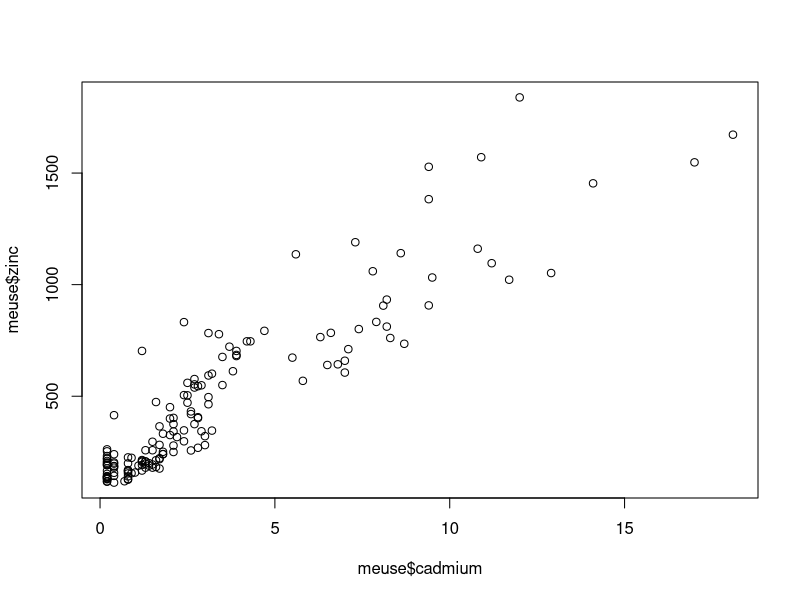
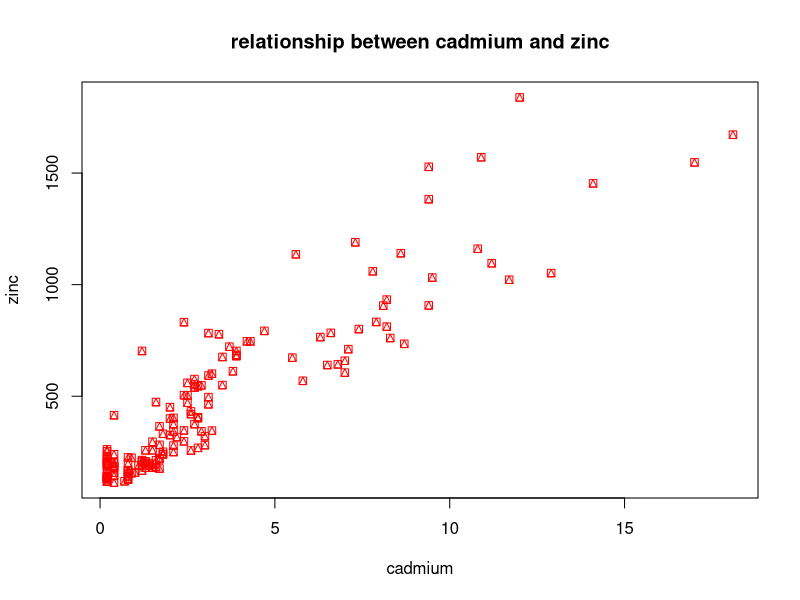
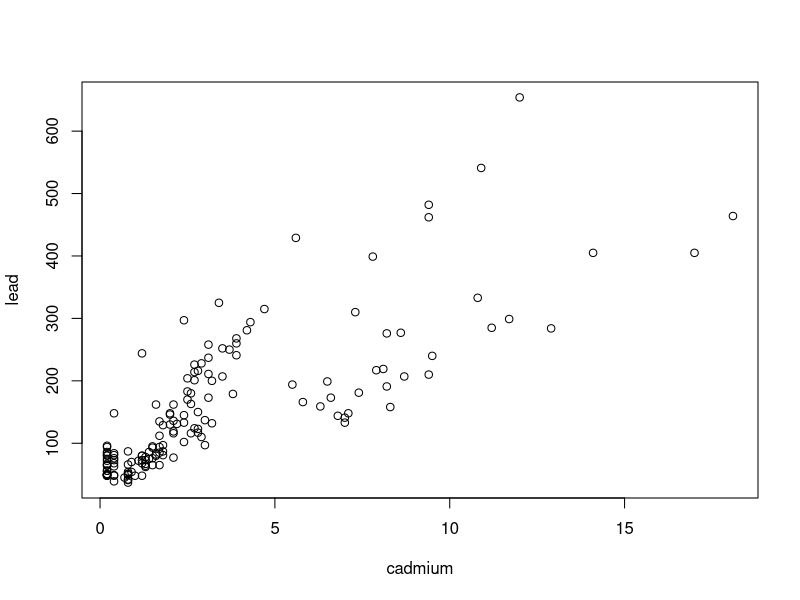
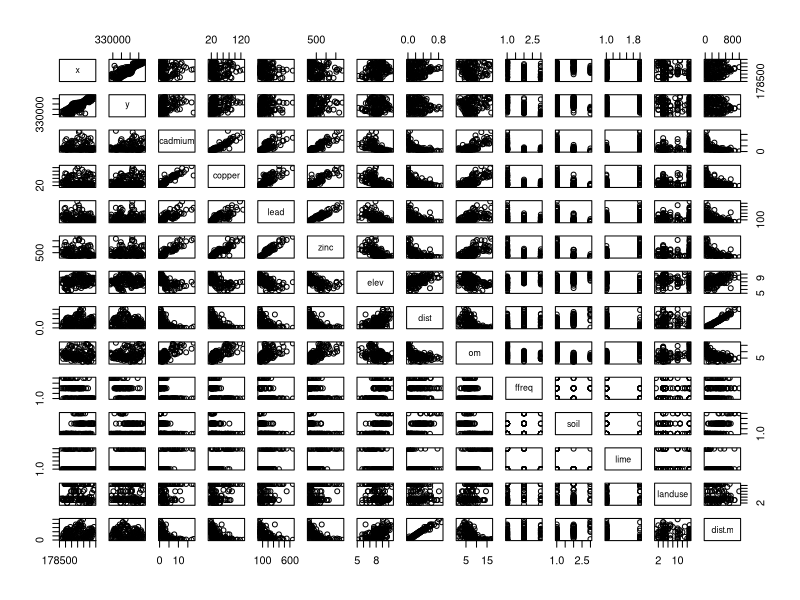

The R source for these figures, in order:
# Again, it is very important to write comments

# R code for plotting the relationship between ecological variables

# R packages with statistical tools included

# today we are going to use a package called sp
#you can import packages made by other users
# when packages outside R use guillemets

install.packages("sp")
library(sp)

#data is used to recall datasets
data(meuse)
#look inside the set but not clear at all
meuse

# nicer presentation
View(meuse)

# we don't want to see all the datasets, just the first lines

head(meuse)

#Exercise: mean of all the variables
summary (meuse)

#Exercise: let's creating plots, zinc(y) against cadium (x)

#plot(cadmium, zinc) error because we have to explain that cadmium and zinc are inside the dataset

plot(meuse$cadmium,meuse$zinc)

#rather than using the dollar we are using attach

attach(meuse)
plot(cadmium,zinc, col="red",pch=14, main="relationship between cadmium and zinc")

plot(cadmium, lead)

#how to create plots of all the different realtionships possible

pairs(meuse)

#question
#pairing only the elements part of the dataset: how do to that
#only with cadmium, copper, lead, zinc
